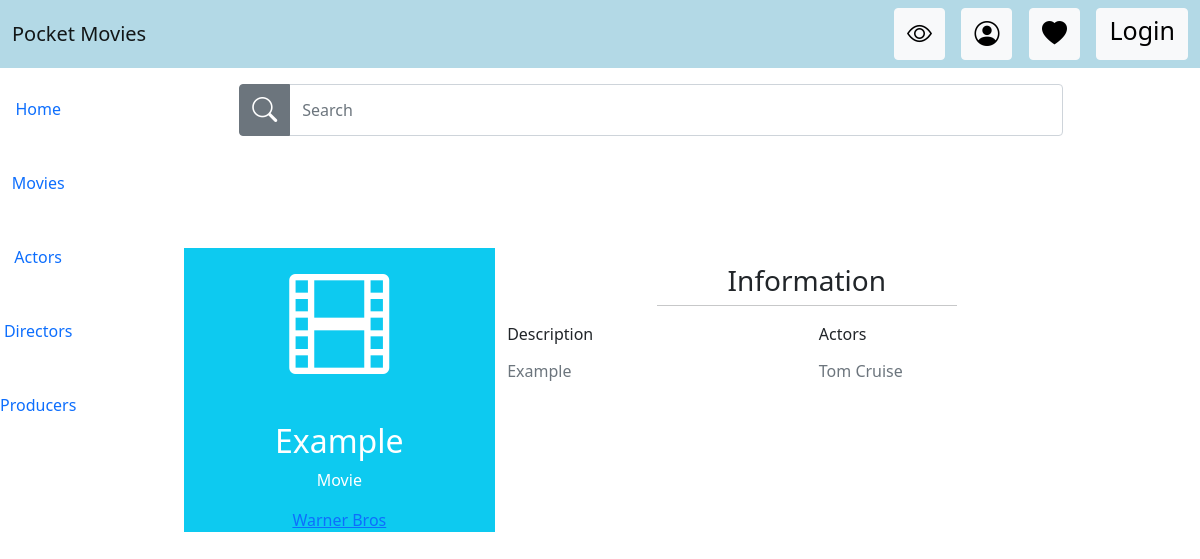
/movie/1, run on the app's committed database.
### app/models.py (models this page shows, shortened)
class Movie(models.Model):
    title = models.CharField(max_length=50, default="Undefined")
    description = models.CharField(max_length=300)
    rating = models.FloatField()
    director = models.ManyToManyField(Director)
    producer = models.ManyToManyField(Producer)
    cast = models.ManyToManyField(Actor)
    genre = models.ManyToManyField(Genre)

class Producer(models.Model):
    name = models.CharField(max_length=255)
    city = models.CharField(max_length=50)
    country = models.CharField(max_length=50)
    website = models.URLField()
    def __str__(self):
        return self.name

class Actor(models.Model):
    name = models.CharField(max_length=255)
    birthdate = models.DateField()
    years_active = models.CharField(max_length=2)
    nationality = models.CharField(max_length=50)

### app/views.py (the view)
# urls.py: path('movie/<id>', views.infoMovie, name="infoMovie"),
def infoMovie(request, id):
    try:
        movie = Movie.objects.get(id=id)
        return render(request, "infoView.html", {"movie": movie})
    except Exception as e:
        movie = None
        print(e)
        return render(request, "infoView.html")

### app/templates/infoView.html (shortened to what this page needs)
{% extends "layout.html" %}
{% block content %}
    {% if producer %}
        <div class="row d-flex justify-content-center">
            <div class="col-md-10 mt-5 pt-5">
                <div class="row z-depth-3">
                    <div class="col-sm-4 bg-info rounded-left">
                        <div class="card-block text-center text-white">
                            <i class="bi bi-building" style="font-size: 100px;"></i>
                            <h2 class="font-weight-bold mt-4">{{ producer.name }}</h2>
                            <p>Producer</p>
                            <a href="{{ producer.website }}">{{ producer.website }}</a>
                        </div>
                    </div>
                    <div class="col-sm-8 bg-white rounded-right">
                        <h3 class="mt-3 text-center">Information</h3>
                        <hr class="badge-primary mt-0 w-50" style="margin-left: auto;margin-right: auto">
                        <div class="row ">
                            <div class="col-sm-6">
                                <p class="font-weight-bold">Country</p>
                                <h6 class="text-muted">{{ producer.country }}</h6>
                            </div>
                            <div class="col-sm-6">
                                <p class="font-weight-bold">City</p>
                                <h6 class="text-muted">{{ producer.city }}</h6>
                            </div>
                        </div>
                    </div>
                </div>
            </div>
        </div>
    {% elif movie %}
        <div class="row d-flex justify-content-center">
        <div class="col-md-10 mt-5 pt-5">
            <div class="row z-depth-3">
                <div class="col-sm-4 bg-info rounded-left">
                    <div class="card-block text-center text-white">
                        <i class="bi bi-film" style="font-size: 100px"></i>
                        <h2 class="font-weight-bold mt-4">{{ movie.title }}</h2>
                        <p>Movie</p>
                        {% for producer in movie.producer.all %}
                            <a href="/producer/{{ producer.id }}">{{ producer }}</a>
                        {% endfor %}
                    </div>
                </div>
                <div class="col-sm-8 bg-white rounded-right">
                    <h3 class="mt-3 text-center">Information</h3>
                    <hr class="badge-primary mt-0 w-50" style="margin-left: auto;margin-right: auto">
                    <div class="row ">
                        <div class="col-sm-6">
                            <p class="font-weight-bold">Description</p>
                            <h6 class="text-muted">{{ movie.description }}</h6>
                        </div>
                        <div class="col-sm-6">
                            <p class="font-weight-bold">Actors</p>
                            {% for actor in movie.cast.all %}
                                <h6 class="text-muted">{{ actor.name }}</h6>
                            {% endfor %}
                        </div>
                    </div>
                </div>
            </div>
        </div>
    {% else %}
        <h1>Ni puto caso</h1>
    {% endif %}
{% endblock %}

### data on the page
Movie: title "Example", description "Example"
Producer: name "Warner Bros"
Actor: name "Tom Cruise"
